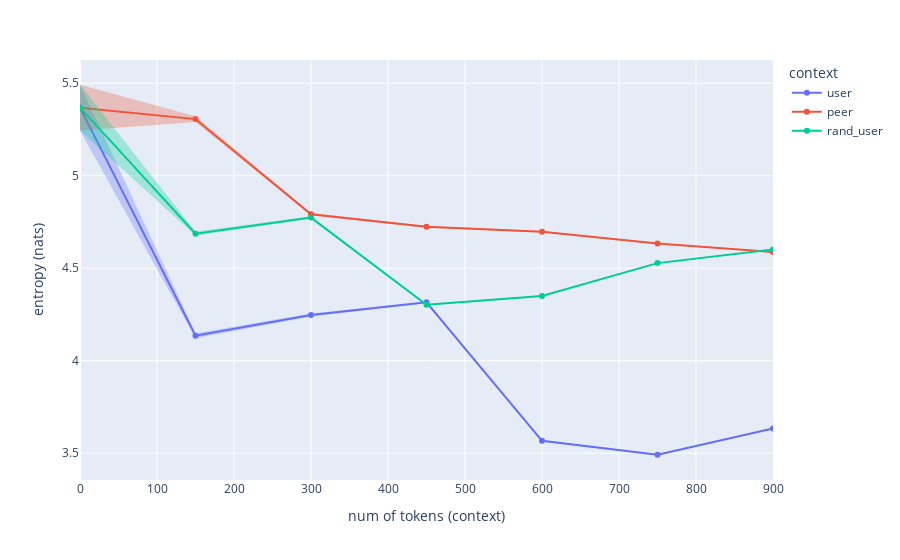

Write notebook code for a chart like this one.
### Code cell
fig = line(data_frame=entropies, x="l_ctx", y="h", error_y="err", error_y_mode='bands', color="context", markers=True, hover_data=["err"])
fig.update_yaxes(title="entropy (nats)")
fig.update_xaxes(title="num of tokens (context)", range=(0,900))

### Figure 1 — Plotly figure (JSON) as saved in the notebook; plotly's stock layout.template omitted (floating-point values rounded to 4 significant figures)
{"data": [{"fill": "toself", "fillcolor": "rgba(99,110,250,.3)", "hoverinfo": "skip", "legendgroup": "user", "line": {"color": "rgba(255,255,255,0)"}, "showlegend": false, "type": "scatter", "x": [0, 150, 300, 450, 600, 750, 900, 900, 750, 600, 450, 300, 150, 0], "xaxis": "x", "y": [5.492, 4.149, 4.255, 4.321, 3.57, 3.494, 3.636, 3.632, 3.489, 3.563, 4.31, 4.239, 4.121, 5.244], "yaxis": "y"}, {"customdata": [[0.1237], [0.01386], [0.007751], [0.005095], [0.003498], [0.002757], [0.002371]], "hovertemplate": "context=user<br>l_ctx=%{x}<br>h=%{y}<br>err=%{customdata[0]}<extra></extra>", "legendgroup": "user", "line": {"color": "#636efa", "dash": "solid"}, "marker": {"symbol": "circle"}, "mode": "markers+lines", "name": "user", "orientation": "h", "showlegend": true, "type": "scatter", "x": [0, 150, 300, 450, 600, 750, 900], "xaxis": "x", "y": [5.368, 4.135, 4.247, 4.315, 3.567, 3.492, 3.634], "yaxis": "y"}, {"fill": "toself", "fillcolor": "rgba(239,85,59,.3)", "hoverinfo": "skip", "legendgroup": "peer", "line": {"color": "rgba(255,255,255,0)"}, "showlegend": false, "type": "scatter", "x": [0, 150, 300, 450, 600, 750, 900, 900, 750, 600, 450, 300, 150, 0], "xaxis": "x", "y": [5.492, 5.322, 4.799, 4.729, 4.701, 4.636, 4.59, 4.586, 4.63, 4.694, 4.719, 4.785, 5.29, 5.244], "yaxis": "y"}, {"customdata": [[0.1237], [0.01562], [0.007035], [0.004987], [0.003697], [0.002823], [0.002426]], "hovertemplate": "context=peer<br>l_ctx=%{x}<br>h=%{y}<br>err=%{customdata[0]}<extra></extra>", "legendgroup": "peer", "line": {"color": "#EF553B", "dash": "solid"}, "marker": {"symbol": "circle"}, "mode": "markers+lines", "name": "peer", "orientation": "h", "showlegend": true, "type": "scatter", "x": [0, 150, 300, 450, 600, 750, 900], "xaxis": "x", "y": [5.368, 5.306, 4.792, 4.724, 4.698, 4.633, 4.588], "yaxis": "y"}, {"fill": "toself", "fillcolor": "rgba(0,204,150,.3)", "hoverinfo": "skip", "legendgroup": "rand_user", "line": {"color": "rgba(255,255,255,0)"}, "showlegend": false, "type": "scatter", "x": [0, 150, 300, 450, 600, 750, 900, 900, 750, 600, 450, 300, 150, 0], "xaxis": "x", "y": [5.492, 4.698, 4.78, 4.306, 4.353, 4.53, 4.604, 4.599, 4.525, 4.347, 4.298, 4.767, 4.675, 5.244], "yaxis": "y"}, {"customdata": [[0.1237], [0.01157], [0.006779], [0.004131], [0.003096], [0.002546], [0.002229]], "hovertemplate": "context=rand_user<br>l_ctx=%{x}<br>h=%{y}<br>err=%{customdata[0]}<extra></extra>", "legendgroup": "rand_user", "line": {"color": "#00cc96", "dash": "solid"}, "marker": {"symbol": "circle"}, "mode": "markers+lines", "name": "rand_user", "orientation": "h", "showlegend": true, "type": "scatter", "x": [0, 150, 300, 450, 600, 750, 900], "xaxis": "x", "y": [5.368, 4.687, 4.774, 4.302, 4.35, 4.528, 4.602], "yaxis": "y"}], "layout": {"autosize": true, "legend": {"title": {"text": "context"}, "tracegroupgap": 0}, "margin": {"t": 60}, "xaxis": {"anchor": "y", "domain": [0, 1], "range": [0, 900], "title": {"text": "num of tokens (context)"}, "type": "linear"}, "yaxis": {"anchor": "x", "autorange": true, "domain": [0, 1], "range": [3.334, 5.647], "title": {"text": "entropy (nats)"}, "type": "linear"}}}
